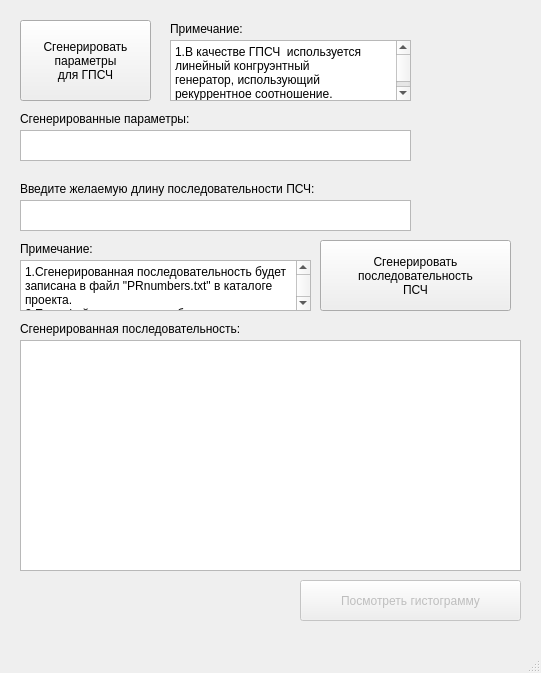
<?xml version="1.0" encoding="UTF-8"?>
<ui version="4.0">
 <class>MainWindow</class>
 <widget class="QMainWindow" name="MainWindow">
  <property name="geometry">
   <rect>
    <x>0</x>
    <y>0</y>
    <width>541</width>
    <height>673</height>
   </rect>
  </property>
  <property name="windowTitle">
   <string>MainWindow</string>
  </property>
  <widget class="QWidget" name="centralwidget">
   <widget class="QPlainTextEdit" name="textDiscription2">
    <property name="geometry">
     <rect>
      <x>20</x>
      <y>260</y>
      <width>291</width>
      <height>51</height>
     </rect>
    </property>
    <property name="readOnly">
     <bool>true</bool>
    </property>
    <property name="plainText">
     <string>1.Cгенерированная последовательность будет записана в файл &quot;PRnumbers.txt&quot; в каталоге проекта.
2.Если файл не пуст, то он будет перезаписан.</string>
    </property>
   </widget>
   <widget class="QLabel" name="labelGeneratedParams">
    <property name="geometry">
     <rect>
      <x>20</x>
      <y>110</y>
      <width>221</width>
      <height>17</height>
     </rect>
    </property>
    <property name="text">
     <string>Сгенерированные параметры:</string>
    </property>
   </widget>
   <widget class="QLabel" name="labelInputLength">
    <property name="geometry">
     <rect>
      <x>20</x>
      <y>180</y>
      <width>381</width>
      <height>17</height>
     </rect>
    </property>
    <property name="text">
     <string>Введите желаемую длину последовательности ПСЧ:</string>
    </property>
   </widget>
   <widget class="QTextEdit" name="inputSeqLength">
    <property name="geometry">
     <rect>
      <x>20</x>
      <y>200</y>
      <width>391</width>
      <height>31</height>
     </rect>
    </property>
   </widget>
   <widget class="QTextEdit" name="outputSeq">
    <property name="geometry">
     <rect>
      <x>20</x>
      <y>340</y>
      <width>501</width>
      <height>231</height>
     </rect>
    </property>
   </widget>
   <widget class="QPushButton" name="buttonGenerateSeq">
    <property name="enabled">
     <bool>true</bool>
    </property>
    <property name="geometry">
     <rect>
      <x>320</x>
      <y>240</y>
      <width>191</width>
      <height>71</height>
     </rect>
    </property>
    <property name="mouseTracking">
     <bool>false</bool>
    </property>
    <property name="text">
     <string>Сгенерировать
последовательность 
ПСЧ</string>
    </property>
   </widget>
   <widget class="QPlainTextEdit" name="textDiscription1">
    <property name="geometry">
     <rect>
      <x>170</x>
      <y>40</y>
      <width>241</width>
      <height>61</height>
     </rect>
    </property>
    <property name="readOnly">
     <bool>true</bool>
    </property>
    <property name="plainText">
     <string>1.В качестве ГПСЧ  используется линейный конгруэнтный
генератор, использующий рекуррентное соотношение.
2.формула генерации:
ci = ( a * ci-1 + b) (mod m)</string>
    </property>
   </widget>
   <widget class="QLabel" name="labelOutputSeq">
    <property name="geometry">
     <rect>
      <x>20</x>
      <y>320</y>
      <width>291</width>
      <height>17</height>
     </rect>
    </property>
    <property name="text">
     <string>Сгенерированная последовательность:</string>
    </property>
   </widget>
   <widget class="QLabel" name="laberDiscription2">
    <property name="geometry">
     <rect>
      <x>20</x>
      <y>240</y>
      <width>101</width>
      <height>17</height>
     </rect>
    </property>
    <property name="text">
     <string>Примечание:</string>
    </property>
   </widget>
   <widget class="QLabel" name="labelDiscription1">
    <property name="geometry">
     <rect>
      <x>170</x>
      <y>20</y>
      <width>101</width>
      <height>17</height>
     </rect>
    </property>
    <property name="text">
     <string>Примечание:</string>
    </property>
   </widget>
   <widget class="QPushButton" name="buttonGenerateParams">
    <property name="geometry">
     <rect>
      <x>20</x>
      <y>20</y>
      <width>131</width>
      <height>81</height>
     </rect>
    </property>
    <property name="text">
     <string>Сгенерировать
параметры
для ГПСЧ</string>
    </property>
   </widget>
   <widget class="QPushButton" name="buttonViewDiagram">
    <property name="enabled">
     <bool>false</bool>
    </property>
    <property name="geometry">
     <rect>
      <x>300</x>
      <y>580</y>
      <width>221</width>
      <height>41</height>
     </rect>
    </property>
    <property name="text">
     <string>Посмотреть гистограмму</string>
    </property>
   </widget>
   <widget class="QTextEdit" name="outputGeneratedParams">
    <property name="geometry">
     <rect>
      <x>20</x>
      <y>130</y>
      <width>391</width>
      <height>31</height>
     </rect>
    </property>
    <property name="readOnly">
     <bool>true</bool>
    </property>
   </widget>
  </widget>
  <widget class="QMenuBar" name="menubar">
   <property name="geometry">
    <rect>
     <x>0</x>
     <y>0</y>
     <width>541</width>
     <height>22</height>
    </rect>
   </property>
  </widget>
  <widget class="QStatusBar" name="statusbar"/>
 </widget>
 <resources/>
 <connections/>
</ui>
